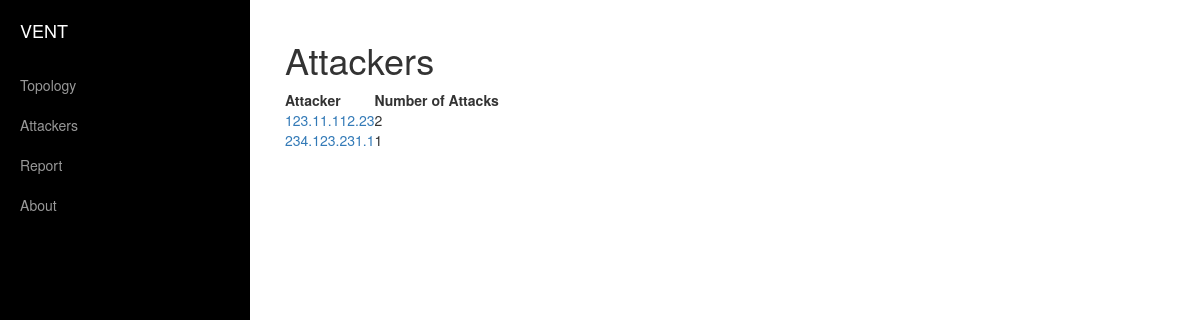
/topology/attackers/, run on an earlier commit of the app's database.
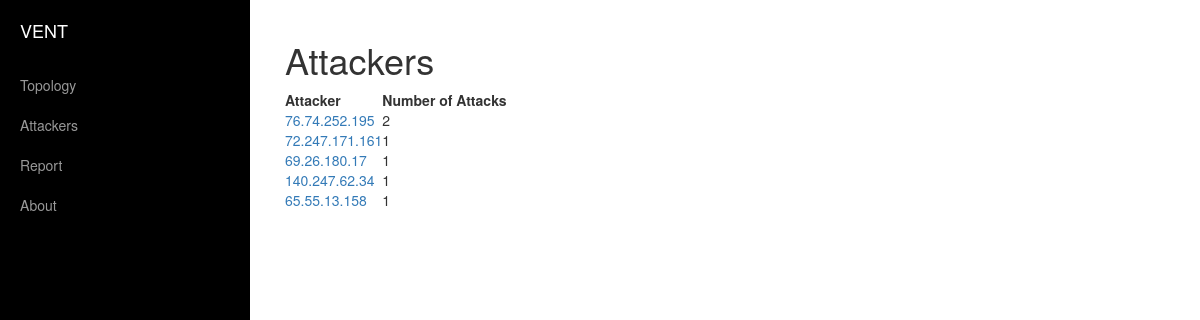
And on a later commit of the database.
### topology/models.py (models this page shows, shortened)
class Threat(models.Model):
    name = models.CharField(max_length=64)
    attacker = models.CharField(max_length=15) #255.255.255.255
    reciever = models.ForeignKey(Machine, to_field='ip')
    date = models.DateTimeField()

### topology/views.py (the view)
def attackers(request):
    attacker_object = []
    class Attacker(object):
        ip=""
        number_of_attacks = 0
    def make_attacker(ip, number_of_attacks):
        attacker = Attacker()
        attacker.ip = ip
        attacker.number_of_attacks = number_of_attacks
        attacker_object.append(attacker)
    threats = Threat.objects.all()
    context_dict = {}
    attackers = []
    for threat in threats:
        attackers.append(str(threat.attacker))
    unique_attackers = list(set(attackers))
    attacker_and_attacks = []
    for unique_attacker in unique_attackers:
        count = 0
        for threat in threats:
            if unique_attacker == threat.attacker:
                count = count + 1
        attacker_and_attacks.append((unique_attacker, count))
    attacker_and_attacks = sorted(attacker_and_attacks, key=lambda x: x[1], reverse=True)
    for attacker in attacker_and_attacks:
        make_attacker(attacker[0], attacker[1])
    context_dict['sorted_attackers'] = attacker_object
    return render(request, "topology/attackers.html", context_dict)

### templates/topology/attackers.html (shortened to what this page needs)
<!DOCTYPE html>
{% load static %}
{% load staticfiles %}
<html lang="en">
<head>
    <link href="{% static 'css/bootstrap.min.css' %}" rel="stylesheet">
    <link rel="stylesheet" type="text/css" href="http://cdn.datatables.net/1.10.7/css/jquery.dataTables.css">
    <link href="{% static 'css/simple-sidebar.css' %}" rel="stylesheet">
    <link href="{% static 'main.css' %}" rel="stylesheet">
</head>
<body>
    <div id="wrapper">
        <div id="sidebar-wrapper">
            <ul class="sidebar-nav">
                <li class="sidebar-brand">
                    <a href="#">
                        VENT
                    </a>
                </li>
                <li>
                    <a href="../">Topology</a>
                </li>
                <li>
                    <a href="">Attackers</a>
                </li>
                <li>
                    <a href="../report">Report</a>
                </li>
                <li>
                    <a href="../about">About</a>
                </li>
            </ul>
        </div>
        <div id="page-content-wrapper">
            <div class="container-fluid">
                <div class="row">
                    <div class="col-lg-12">
                        <h1>Attackers</h1>
                        <table id="myTable" class="display">
                          <thead>
                              <tr>
                                  <th>Attacker</th>
                                  <th>Number of Attacks</th>
                              </tr>
                          </thead>
                          <tbody>
                            {% for attacker in sorted_attackers%}
                              <tr>
                                  <td><a href='../attacker/{{attacker.ip}}'>{{attacker.ip}}</a></td>
                                  <td>{{attacker.number_of_attacks}}</td>
                              </tr>
                              {% endfor %}
                          </tbody>
                      </table>
                    </div>
                </div>
            </div>
        </div>
    </div>
</body>
</html>

What changed in the data, as far as the page shows it:
removed Threat: ip "123.11.112.23"
removed Threat: ip "234.123.231.1"
added Threat: ip "76.74.252.195"
added Threat: ip "72.247.171.161"
added Threat: ip "69.26.180.17"
added Threat: ip "140.247.62.34"
added Threat: ip "65.55.13.158"
Also different on the page:
new list line: "2"
new list line: "1"
list line gone: "2"
list line gone: "1"
